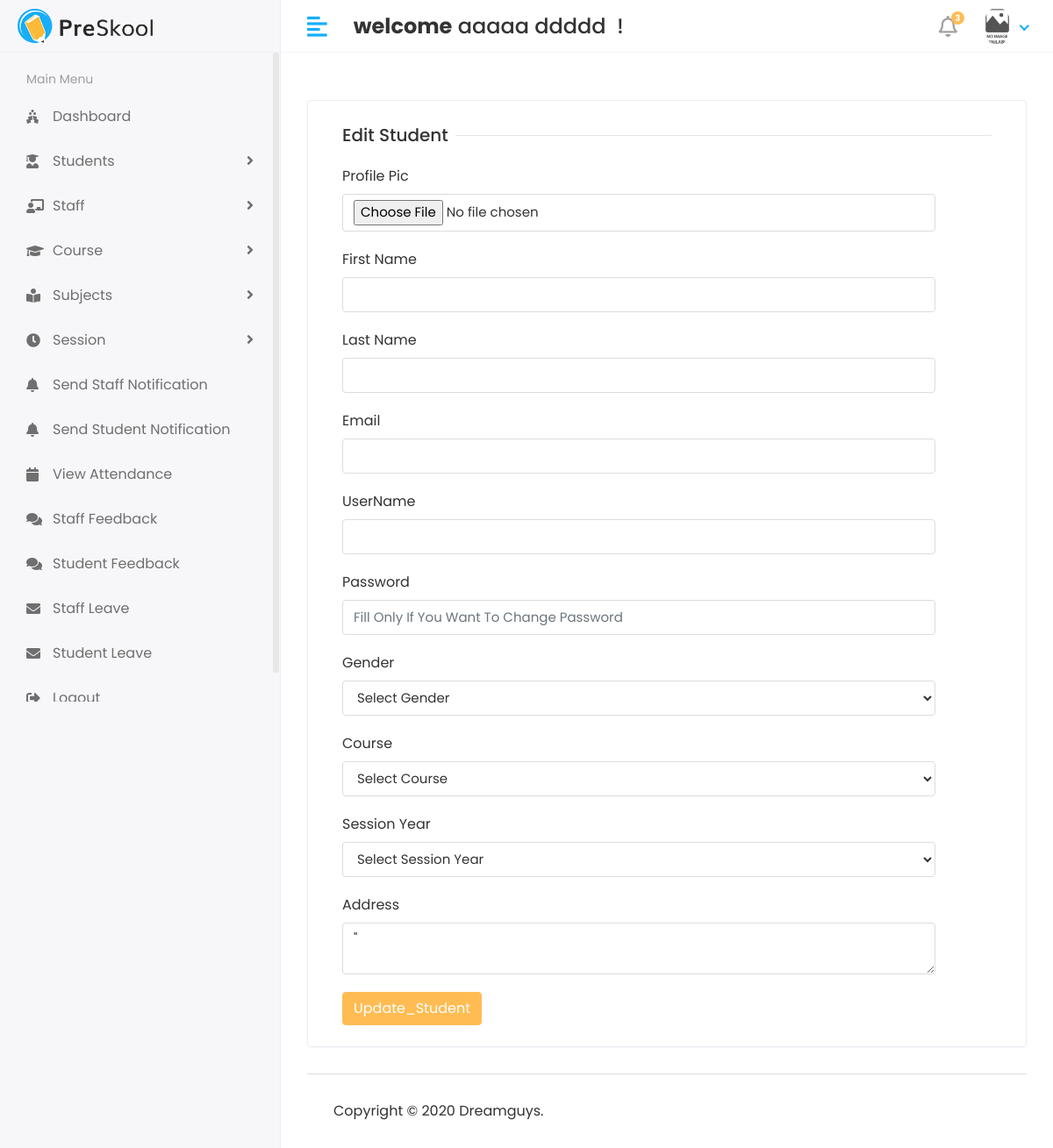
The app's page /Hod/student/edit/3 (signed in), older data.
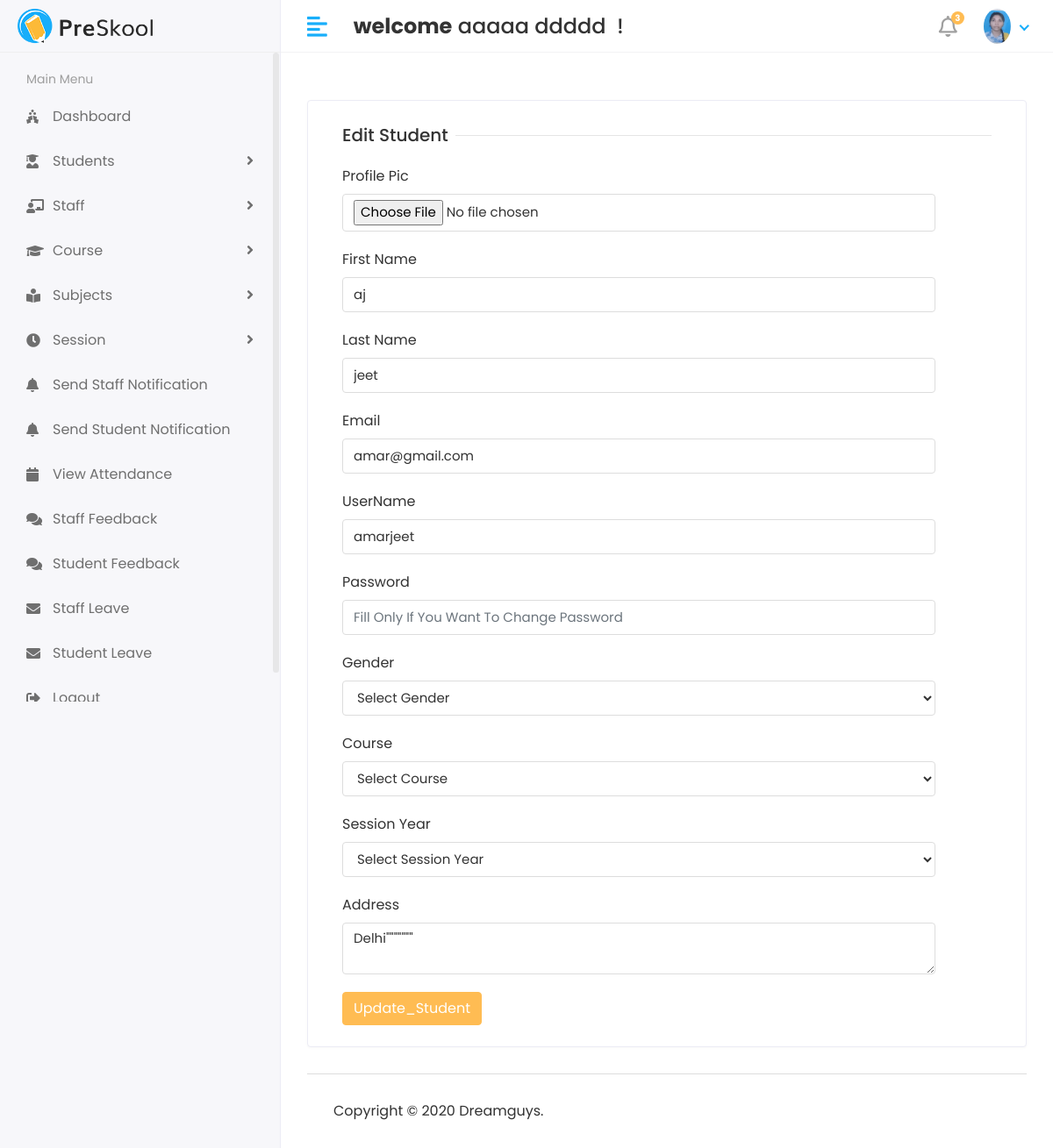
The same page, newer data.
### api/models.py (models this page shows, shortened)
class user1(AbstractUser):
    USER = (
        (1, 'HOD'),
        (2, 'STAFF'),
        (3, 'STUDENT'),
    )
    user_type = models.CharField(choices=USER, max_length=50, default=1)
    profile_pic = models.ImageField(upload_to='media/profile_pic')

class Student(models.Model):
    admin = models.OneToOneField(user1, on_delete=models.CASCADE)
    address = models.TextField()
    gender = models.CharField(max_length=100)
    course_id = models.ForeignKey(Course, on_delete=models.DO_NOTHING)
    session_year_id = models.ForeignKey(Session_year, on_delete=models.DO_NOTHING)
    created_at = models.DateTimeField(auto_now_add=True)
    updated_at = models.DateTimeField(auto_now=True)

### student/Hod_views.py (the view)
# urls.py: path('Hod/student/edit/<str:id>',Hod_views.edit_student, name = 'edit_student' ),
@login_required(login_url='/')
def edit_student(request, id):
    student = Student.objects.filter(id=id)
    course = Course.objects.all()
    session_year = Session_year.objects.all()
    context = {
        'student': student,
        'course': course,
        'session_year': session_year
    }
    return render(request, 'Hod/edit_student.html', context)

### templates/Hod/edit_student.html (shortened to what this page needs)
{% extends 'base.html' %}
{% block content %}
 <div class="row">
<div class="col-sm-12">
<div class="card">
<div class="card-body">
<form method="post" action="{% url 'update_student' %}" enctype="multipart/form-data">
<div class="col-12">
<h5 class="form-title"><span>Edit Student</span></h5>
</div>
<div class="col-12 col-sm-11">
<div class="form-group">
<label>Profile Pic</label>
<input type="file" class="form-control" name="profile_pic" >
</div>
</div>
<div class="col-12 col-sm-11">
<div class="form-group">
<label>First Name</label>
<input type="text" class="form-control" name="first_name"value="{% for i in student %}{{i.admin.first_name}}{% endfor %}" >
</div>
</div>
<div class="col-12 col-sm-11">
<div class="form-group">
<label>Last Name </label>
<input type="text" class="form-control" name="last_name" value="{% for i in student %}{{i.admin.last_name}}{% endfor %}" >
</div>
</div>
   <div class="col-12 col-sm-11">
<div class="form-group">
<label>Email </label>
<input type="text" class="form-control" name=" email" value="{% for i in student %}{{i.admin.email}}{% endfor %}" >
</div>
</div>
    <div class="col-12 col-sm-11">
<div class="form-group">
<label>UserName </label>
<input type="text" class="form-control" name="username" value="{% for i in student %}{{i.admin.username}}{% endfor %}">
</div>
</div>
    <div class="col-12 col-sm-11">
<div class="form-group">
<label>Password </label>
<input type="password" class="form-control" name="password" placeholder="Fill Only If You Want To Change Password "  >
</div>
</div>
    <div class="col-12 col-sm-11">
<div class="form-group">
<label>Gender</label>
  <select class="form-control" name="gender" >
  <option>Select Gender</option>
 </select>
</div>
</div>
 <div class="col-12 col-sm-11">
<div class="form-group">
<label>Course</label>
  <select class="form-control" name="course_id" >
  <option>Select Course</option>
 </select>
</div>
</div>
     <div class="col-12 col-sm-11">
<div class="form-group">
<label>Session Year</label>
  <select class="form-control" name="session_year_id" >
  <option>Select Session Year</option>
 </select>
</div>
</div>
    <div class="col-12 col-sm-11">
<div class="form-group">
<label>Address</label>
<textarea class="form-control" name="address"  >{% for i in student %}{{i.address}}{% endfor %}"</textarea>
</div>
</div>
<div class="col-12">
<button type="submit" class="btn btn-primary">Update_Student</button>
</div>
</form>
</div>
</div>
</div>
</div>
{% endblock%}

### templates/includes/header.html (shortened to what this page needs)
{% load static %}
<div class="header">
            <div class="header-left">
               <a href="index.html" class="logo">
               <img src="{% static 'assets/img/logo.png' %}" alt="Logo">
               </a>
            </div>
            <a href="javascript:void(0);" id="toggle_btn">
            <i class="fas fa-align-left"></i>
            </a>
            <div class="top-nav-search mt-3">
               <h4> <strong> welcome</strong>&nbsp;<span>{{user.first_name}} {{ user.last_name }} </span>&nbsp;!</h4>
            </div>
            <ul class="nav user-menu">
               <li class="nav-item dropdown noti-dropdown">
                  <a href="#" class="dropdown-toggle nav-link" data-toggle="dropdown">
                  <i class="far fa-bell"></i> <span class="badge badge-pill">3</span>
                  </a>
               </li>
               <li class="nav-item dropdown has-arrow">
                  <a href="#" class="dropdown-toggle nav-link" data-toggle="dropdown">
                  {% if user.profile_pic == "" %}
                   <span class="user-img"><img class="rounded-circle" src="{% static 'assets/img/img.jpg' %}" width="31" alt="Ryan Taylor"></span>
                  {% else %}
                  <span class="user-img"><img class="rounded-circle" src="/{{user.profile_pic}}" width="31" alt="Ryan Taylor"></span>
                  {% endif %}
                  </a>
               </li>
            </ul>
         </div>

Row changes from the older to the newer data that the page shows:
changed user1 "aaaaa": profile_pic: picture added
added Student: last_name "jeet", admin.email "amar@gmail.com", username "amarjeet", address "Delhi\"\"\"\"\"\"\""
Text that changed along with them:
form field first_name: (not shown) → "aj"
form field address: "\"" → (not shown)
